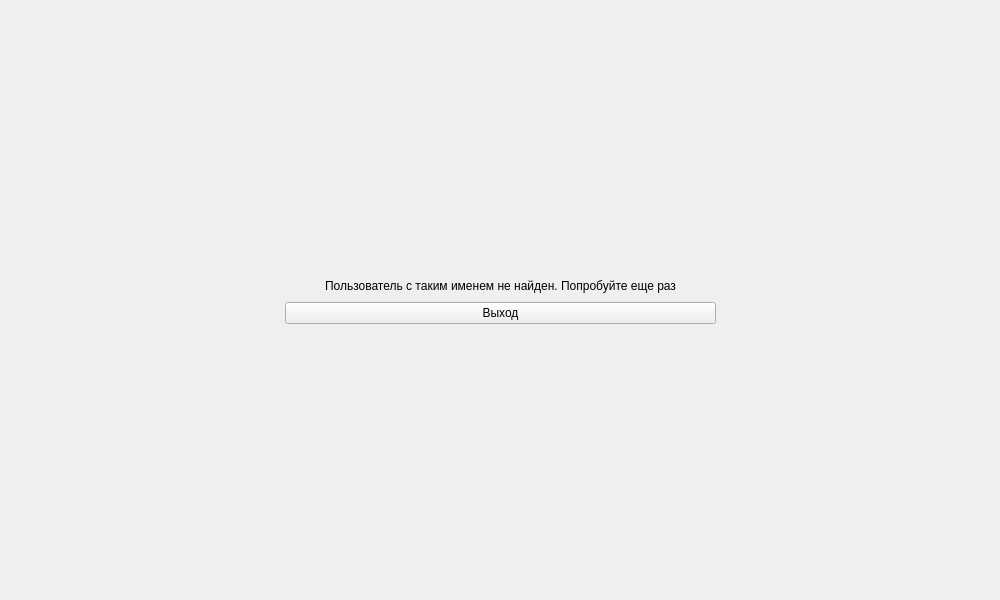
<?xml version="1.0" encoding="UTF-8"?>
<ui version="4.0">
 <class>Form</class>
 <widget class="QWidget" name="Form">
  <property name="geometry">
   <rect>
    <x>0</x>
    <y>0</y>
    <width>1000</width>
    <height>600</height>
   </rect>
  </property>
  <property name="windowTitle">
   <string>Form</string>
  </property>
  <layout class="QVBoxLayout" name="verticalLayout_2">
   <item>
    <spacer name="verticalSpacer">
     <property name="orientation">
      <enum>Qt::Vertical</enum>
     </property>
     <property name="sizeHint" stdset="0">
      <size>
       <width>20</width>
       <height>40</height>
      </size>
     </property>
    </spacer>
   </item>
   <item>
    <layout class="QHBoxLayout" name="horizontalLayout_6">
     <item>
      <spacer name="horizontalSpacer_3">
       <property name="orientation">
        <enum>Qt::Horizontal</enum>
       </property>
       <property name="sizeHint" stdset="0">
        <size>
         <width>40</width>
         <height>20</height>
        </size>
       </property>
      </spacer>
     </item>
     <item>
      <layout class="QVBoxLayout" name="verticalLayout">
       <item>
        <layout class="QHBoxLayout" name="horizontalLayout_4">
         <item>
          <spacer name="horizontalSpacer">
           <property name="orientation">
            <enum>Qt::Horizontal</enum>
           </property>
           <property name="sizeHint" stdset="0">
            <size>
             <width>40</width>
             <height>20</height>
            </size>
           </property>
          </spacer>
         </item>
         <item>
          <widget class="QLabel" name="label">
           <property name="text">
            <string>Пользователь с таким именем не найден. Попробуйте еще раз</string>
           </property>
          </widget>
         </item>
         <item>
          <spacer name="horizontalSpacer_2">
           <property name="orientation">
            <enum>Qt::Horizontal</enum>
           </property>
           <property name="sizeHint" stdset="0">
            <size>
             <width>40</width>
             <height>20</height>
            </size>
           </property>
          </spacer>
         </item>
        </layout>
       </item>
       <item>
        <widget class="QPushButton" name="pushButton">
         <property name="text">
          <string>Выход</string>
         </property>
        </widget>
       </item>
      </layout>
     </item>
     <item>
      <spacer name="horizontalSpacer_4">
       <property name="orientation">
        <enum>Qt::Horizontal</enum>
       </property>
       <property name="sizeHint" stdset="0">
        <size>
         <width>40</width>
         <height>20</height>
        </size>
       </property>
      </spacer>
     </item>
    </layout>
   </item>
   <item>
    <spacer name="verticalSpacer_2">
     <property name="orientation">
      <enum>Qt::Vertical</enum>
     </property>
     <property name="sizeHint" stdset="0">
      <size>
       <width>20</width>
       <height>40</height>
      </size>
     </property>
    </spacer>
   </item>
  </layout>
 </widget>
 <resources/>
 <connections/>
</ui>
